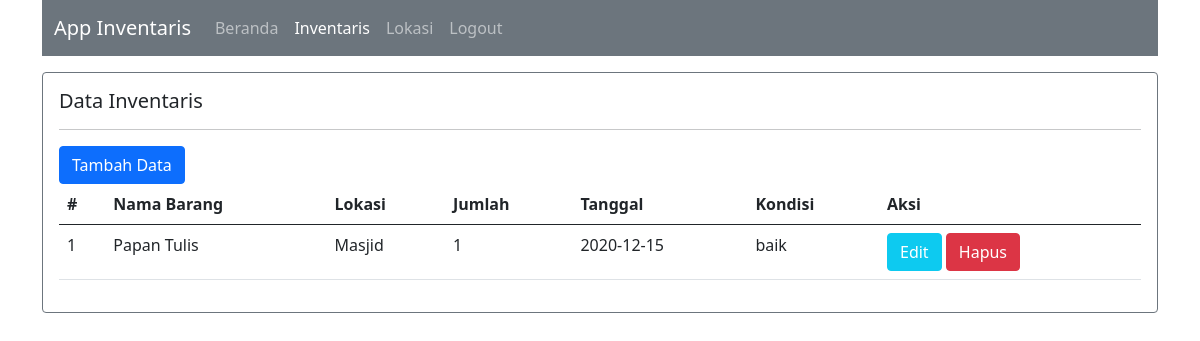
The page /page/index.php?laman=inventaris (signed in) on the database its author committed.
### tables this page shows
CREATE TABLE `inventaris` (
  `id_inventaris` int(11) NOT NULL,
  `id_lokasi` int(11) DEFAULT NULL,
  `nama_barang` varchar(50) DEFAULT NULL,
  `jumlah` int(11) DEFAULT NULL,
  `tanggal` date DEFAULT NULL,
  `kondisi` enum('baik','rusak') DEFAULT NULL
);

CREATE TABLE `lokasi` (
  `id_lokasi` int(11) NOT NULL,
  `nama_lokasi` varchar(100) DEFAULT NULL,
  `penanggung_jawab` varchar(50) DEFAULT NULL
);

### func.php (called while the page is built, shortened)
<?php
function base_url()
{
    $url = 'http://localhost/inventaris';
    return $url;
}
function fetch_data($conn, $query)
{
    $result = mysqli_query($conn, $query);
    $rows = [];
    while ($row = mysqli_fetch_assoc($result)) {
        $rows[] = $row;
    }
    return $rows;
}

### page/inventaris.php (the view)
<div class="card border-secondary">
    <div class="card-body">
        <h5 class="card-title">Data Inventaris</h5>
        <hr>
        <a class="btn btn-primary" href="<?= base_url(); ?>/page/index.php?laman=form_tambah_inventaris">Tambah Data</a>
        <?php
        $query = "SELECT * FROM inventaris
            INNER JOIN lokasi
            ON lokasi.id_lokasi = inventaris.id_lokasi";
        $arr = fetch_data($conn, $query);
        $i = 1;
        ?>
        <table class="table">
            <thead>
                <tr>
                    <th scope="col">#</th>
                    <th scope="col">Nama Barang</th>
                    <th scope="col">Lokasi</th>
                    <th scope="col">Jumlah</th>
                    <th scope="col">Tanggal</th>
                    <th scope="col">Kondisi</th>
                    <th scope="col">Aksi</th>
                </tr>
            </thead>
            <tbody>
                <?php foreach ($arr as $data) : ?>
                    <tr>
                        <td><?= $i++; ?></td>
                        <td><?= $data['nama_barang']; ?></td>
                        <td><?= $data['nama_lokasi']; ?></td>
                        <td><?= $data['jumlah']; ?></td>
                        <td><?= $data['tanggal']; ?></td>
                        <td><?= $data['kondisi']; ?></td>
                        <td>
                            <a href="<?= base_url(); ?>/page/index.php?laman=form_edit_inventaris&id=<?= $data['id_inventaris']; ?>" class="btn btn-info text-white">Edit</a>
                            <a href="<?= base_url(); ?>/page/index.php?laman=hapus_inventaris&id=<?= $data['id_inventaris']; ?>" class="btn btn-danger">Hapus</a>
                        </td>
                    </tr>
                <?php endforeach; ?>
            </tbody>
        </table>
    </div>
</div>

### rows shown on the page
inventaris: nama_barang "Papan Tulis", id_lokasi.nama_lokasi "Masjid", jumlah "1", tanggal "2020-12-15", kondisi "baik"
